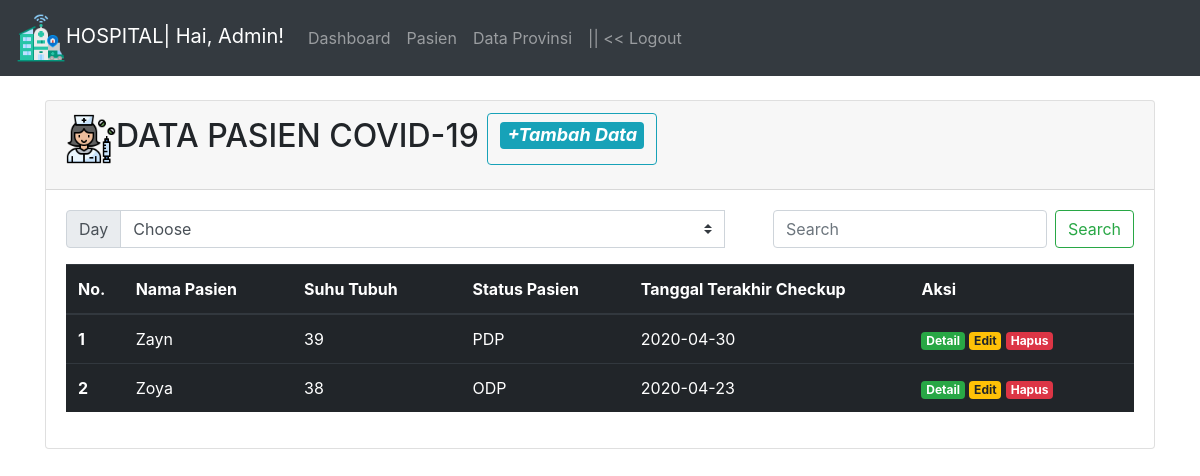
The page / on the database its author committed.
### tables this page shows
CREATE TABLE `pasien` (
  `id_pasien` int(30) NOT NULL,
  `nama` varchar(255) NOT NULL,
  `umur` varchar(30) NOT NULL,
  `jenis` varchar(255) NOT NULL,
  `alamat` varchar(255) NOT NULL,
  `suhu` int(30) NOT NULL,
  `petugas` varchar(255) NOT NULL,
  `rs` varchar(255) NOT NULL,
  `tgl` date NOT NULL,
  `status` varchar(255) NOT NULL
);

### index.php (the view, shortened to what this page needs)
<?php
include '../aset/footer.php';
?>
<?php
include '../koneksi.php';
$sql = "SELECT * FROM pasien ORDER BY nama";
$res=mysqli_query($kon, $sql);
$pinjam=array();
while ($data=mysqli_fetch_assoc($res)) {
  $pinjam[]=$data;
}
include '../aset/header.php';
?>
<div class="container">
  <div class="row mt-4">
    <div class="col-md">
      <div class="card">
        <div class="card-header">
          <h2 class="card-title"><img src="nurse.png" width="50px" height="50px">DATA PASIEN COVID-19   <button type="button" class="btn btn-outline-info"><center><h4><i><a href="tambah.php" class="badge badge-info">+Tambah Data</a></i></h4></center></i></button></a>
          </h2>
        </div>
        <div class="card-body">
          <div class="input-group mb-3">
            <div class="input-group-prepend">
              <label class="input-group-text" for="inputGroupSelect01">Day</label>
            </div>
            <select class="custom-select " id="inputGroupSelect01">
              <option value="" selected>Choose</option>
            </select>
            <form class="form-inline my-2 my-lg-0 ml-5">
              <input class="form-control mr-sm-2" type="search" placeholder="Search" aria-label="Search" id="key">
              <button class="btn btn-outline-success my-2 my-sm-0" type="submit">Search</button>
            </form>
          </div>
          <div class="ser">
            <table class="table table-dark">
              <thead>
                <center> <tr>
                  <th scope="col" width="50">No.</th>
                  <th scope="col" width="150">Nama Pasien</th>
                  <th scope="col" width="150">Suhu Tubuh</th>
                  <th scope="col" width="150">Status Pasien</th>
                  <th scope="col" width="250">Tanggal Terakhir Checkup</th>
                  <th scope="col" width="200">Aksi</th>
                </tr></center>
              </thead>
              <?php
              $no = 1;
              foreach ($pinjam as $p) { ?>
        <tr>
          <th scope="row"><?= $no ?></th>
          <td><?= $p['nama'] ?></td>
          <td><?= $p['suhu'] ?></td>
          <td><?= $p['status'] ?></td>
          <td><?= $p['tgl'] ?></td>
                  <td>
                    <a href="detail.php?id_pasien=<?= $p['id_pasien'] ?>" class="badge badge-success">Detail</a>
                    <a href="edit.php?id_pasien=<?= $p['id_pasien'] ?>" class="badge badge-warning">Edit</a>
                    <a href="hapus.php?id_pasien=<?= $p['id_pasien'] ?>" class="badge badge-danger">Hapus</a>
                  </td>
                </tr>
              <?php
                $no++;
              }
              ?>
            </table>
          </div>
        </div>
      </div>
    </div>
  </div>
</div>

### rows shown on the page
pasien: nama "Zayn", suhu "39", status "PDP", tgl "2020-04-30"
pasien: nama "Zoya", suhu "38", status "ODP", tgl "2020-04-23"
